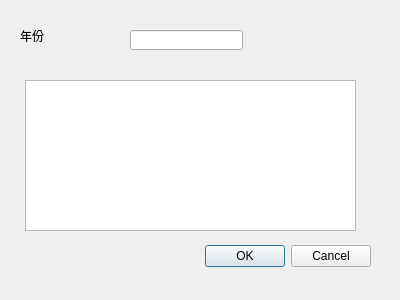
<?xml version="1.0" encoding="UTF-8"?>
<ui version="4.0">
 <class>exportCategoryDialog</class>
 <widget class="QDialog" name="exportCategoryDialog">
  <property name="geometry">
   <rect>
    <x>0</x>
    <y>0</y>
    <width>400</width>
    <height>300</height>
   </rect>
  </property>
  <property name="windowTitle">
   <string>Dialog</string>
  </property>
  <widget class="QDialogButtonBox" name="buttonBox">
   <property name="geometry">
    <rect>
     <x>30</x>
     <y>240</y>
     <width>341</width>
     <height>32</height>
    </rect>
   </property>
   <property name="orientation">
    <enum>Qt::Horizontal</enum>
   </property>
   <property name="standardButtons">
    <set>QDialogButtonBox::Cancel|QDialogButtonBox::Ok</set>
   </property>
  </widget>
  <widget class="QLabel" name="label">
   <property name="geometry">
    <rect>
     <x>10</x>
     <y>240</y>
     <width>201</width>
     <height>51</height>
    </rect>
   </property>
   <property name="text">
    <string/>
   </property>
  </widget>
  <widget class="QLabel" name="label_2">
   <property name="geometry">
    <rect>
     <x>20</x>
     <y>30</y>
     <width>54</width>
     <height>12</height>
    </rect>
   </property>
   <property name="text">
    <string>年份</string>
   </property>
  </widget>
  <widget class="QLineEdit" name="lineEdit">
   <property name="geometry">
    <rect>
     <x>130</x>
     <y>30</y>
     <width>113</width>
     <height>20</height>
    </rect>
   </property>
  </widget>
  <widget class="QTableView" name="tableView">
   <property name="geometry">
    <rect>
     <x>25</x>
     <y>80</y>
     <width>331</width>
     <height>151</height>
    </rect>
   </property>
  </widget>
 </widget>
 <resources/>
 <connections>
  <connection>
   <sender>buttonBox</sender>
   <signal>rejected()</signal>
   <receiver>exportCategoryDialog</receiver>
   <slot>reject()</slot>
   <hints>
    <hint type="sourcelabel">
     <x>316</x>
     <y>260</y>
    </hint>
    <hint type="destinationlabel">
     <x>286</x>
     <y>274</y>
    </hint>
   </hints>
  </connection>
 </connections>
</ui>
